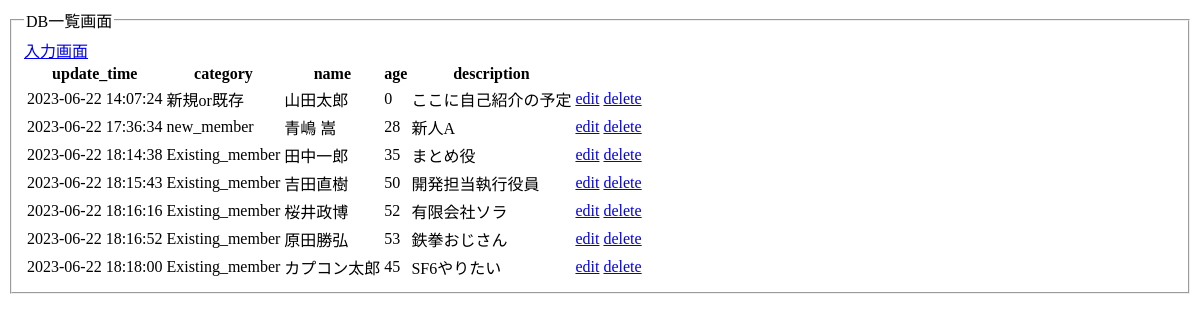
The page /read.php on the database as committed earlier.
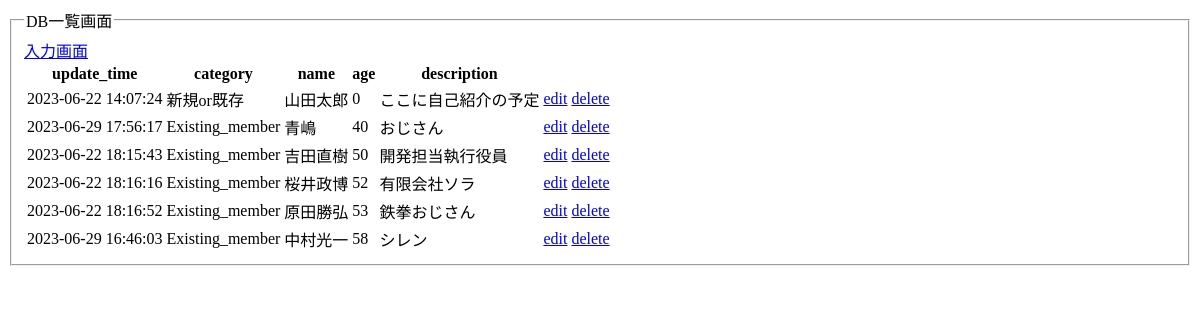
The same page on the database as committed later.
### tables this page shows
CREATE TABLE `resource_table` (
  `id` int(11) NOT NULL,
  `name` varchar(128) NOT NULL,
  `age` int(11) NOT NULL,
  `description` text NOT NULL,
  `category` varchar(128) NOT NULL,
  `created_at` datetime NOT NULL,
  `updated_at` datetime NOT NULL,
  `deleted_at` datetime DEFAULT NULL
);

### read.php (the view, shortened to what this page needs)
<?php
$pdo = connect_to_db();
$sql = 'SELECT * FROM resource_table WHERE deleted_at IS NULL ORDER BY created_at ASC';
$stmt = $pdo->prepare($sql);
try {
  $status = $stmt->execute();
} catch (PDOException $e) {
  echo json_encode(["sql error" => "{$e->getMessage()}"]);
  exit();
}
$result = $stmt->fetchAll(PDO::FETCH_ASSOC);
$output = "";
foreach ($result as $record) {
  $output .= "
    <tr>
        <td>{$record["updated_at"]}</td>
        <td>{$record["category"]}</td>
        <td>{$record["name"]}</td>
        <td>{$record["age"]}</td>
        <td>{$record["description"]}</td>
        <td>
          <a href='edit.php?id={$record["id"]}'>edit</a>
        </td>
        <td>
          <a href='delete.php?id={$record["id"]}'>delete</a>
        </td>
    </tr>
  ";
}
?>
<!DOCTYPE html>
<html lang="ja">
<head>
</head>
<body>
  <fieldset>
    <legend>DB一覧画面</legend>
    <a href="index.php">入力画面</a>
    <table>
      <thead>
        <tr>
          <th>update_time</th>
          <th>category</th>
          <th>name</th>
          <th>age</th>
          <th>description</th>
        </tr>
      </thead>
      <tbody>
        <?= $output ?>
      </tbody>
    </table>
  </fieldset>
</body>
</html>

Rows that differ between the two databases and show on the page:
removed resource_table: updated_at "2023-06-22 18:14:38", category "Existing_member", name "田中一郎", age "35", description "まとめ役"
no longer on this page (row edited): resource_table: updated_at "2023-06-22 18:18:00", category "Existing_member", name "カプコン太郎", age "45", description "SF6やりたい"
changed resource_table: updated_at "2023-06-22 17:36:34" → "2023-06-29 17:56:17"; category "new_member" → "Existing_member"; name "青嶋 嵩" → "青嶋"; age "28" → "40"; description "新人A" → "おじさん"
added resource_table: updated_at "2023-06-29 16:46:03", category "Existing_member", name "中村光一", age "58", description "シレン"
